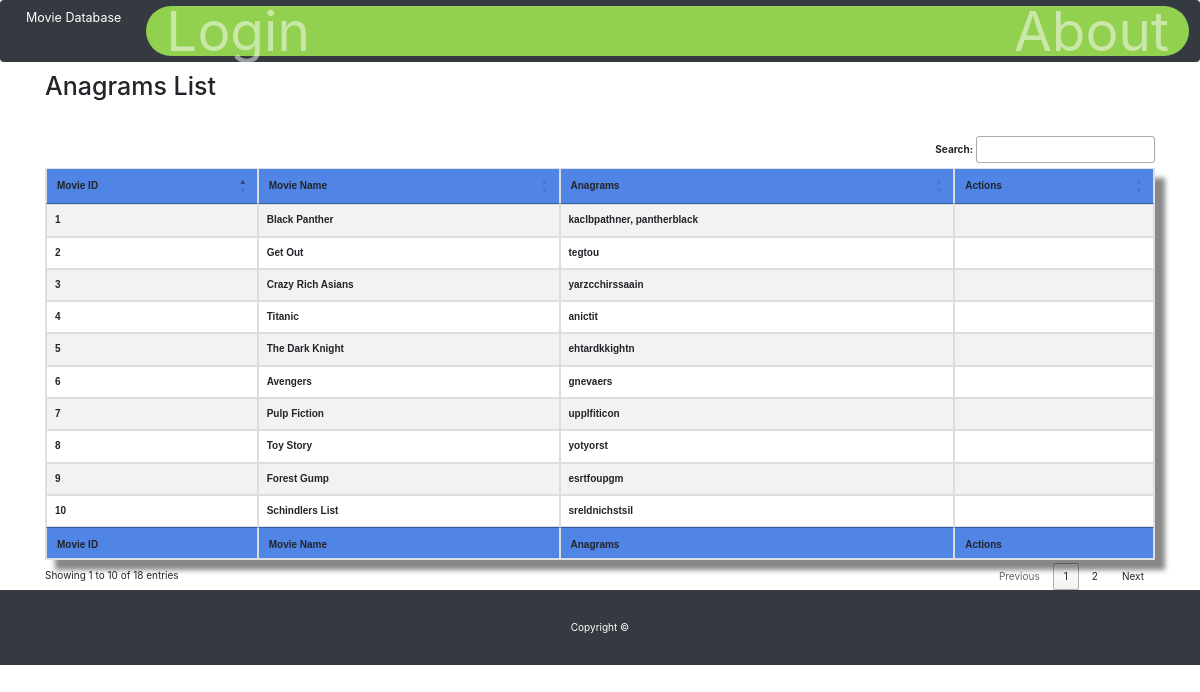
Page /movie_anagram_list.php on the committed database.
### tables this page shows
CREATE TABLE `publisher` (
  `publisher_name` varchar(42) NOT NULL,
  `logo` varchar(10) NOT NULL
);

CREATE TABLE `movie_table` (
  `movie_id` int(11) NOT NULL,
  `movie_name` mediumtext NOT NULL,
  `year_made` int(4) NOT NULL,
  `language` mediumtext NOT NULL,
  `lead_actor` mediumtext NOT NULL,
  `lead_actress` mediumtext NOT NULL,
  `director` mediumtext NOT NULL,
  `music_director` mediumtext NOT NULL,
  `other_cast` mediumtext,
  `status` mediumtext NOT NULL,
  `image` varchar(45) NOT NULL
);

CREATE TABLE `movies_anagram` (
  `anagram_id` int(11) NOT NULL,
  `movie_id` int(11) NOT NULL,
  `anagram` varchar(255) NOT NULL
);

### movie_anagram_list.php (the view, shortened to what this page needs)
<!DOCTYPE html>
<html>
<head>
    <link rel="stylesheet" href="styles/main_style.css" type="text/css">
    <link rel="stylesheet" href="https://maxcdn.bootstrapcdn.com/bootstrap/3.3.7/css/bootstrap.min.css">
    <link rel="stylesheet" href="styles/custom_nav.css" type="text/css">
	 <link rel="stylesheet" href="https://cdn.datatables.net/1.10.19/css/jquery.dataTables.min.css">
    <link href="https://maxcdn.bootstrapcdn.com/bootstrap/3.3.7/css/bootstrap.min.css" rel="stylesheet"/>
    <link href="https://cdnjs.cloudflare.com/ajax/libs/datatables/1.10.12/css/dataTables.bootstrap.min.css" rel="stylesheet"/>
		<link href="css/2bootstrap.min.css" rel="stylesheet">
	<link href="css/2style.css" rel="stylesheet">
</head>
<body class="body_background">
<div id="wrap">
    <div class="container">
	<br>
	<h1 align-center>Anagrams List</h1>
	<br>
	<br>
        <table id="info" cellpadding="10" cellspacing="10" border="10" class="datatable table table-striped table-bordered" width="100%">
            <thead>
            <tr>
				<th>Movie ID</th>
                <th>Movie Name</th>
				<th>Anagrams</th>
                <th>Actions</th>
            </tr>
            </thead>
            <tbody>
            <?php
            require 'db_configuration2.php';
			include 'header.php';
	$query = "SELECT movie_table.movie_id, movie_name
				FROM movies_anagram,movie_table
				Group By movie_table.movie_id " ;
	$stmt = $db->prepare($query);
	$stmt->execute();
	$stmt->store_result();
	$stmt->bind_result($puzzleId, $puzzleWord);
		while($stmt->fetch()) {
					echo "<tr>\n";
						echo "<form action='add_movie_anagram.php' method='post'>\n";
						echo "\t<td>".$puzzleId."<input type='hidden' id='$puzzleId' name='puzzleId' value='".$puzzleId."' size='0';'/></a></td>\n";
						echo "\t<td>".$puzzleWord."</a><input type='hidden' id='$puzzleId' name='puzzleWord' value='".$puzzleWord."' size='0';'/></td>\n";
						echo "\t<td>";
						$anagramList = $db->query(" SELECT anagram
													FROM movies_anagram
													Where movie_id= (SELECT movie_id
																	 FROM movie_table
																	 WHERE movie_name ='".$puzzleWord."') ");
	$help=0;
    while ($row = $anagramList->fetch_assoc()) {
			if($help>0){
		echo ", ";
					   }
        printf ($row["anagram"]);
		$help++;
     											}
	echo "\t<td>";
						echo "\t</form>";
				echo "</tr>\n";
			}
            ?>
            </tbody>
            <tfoot>
            <tr>
                <th>Movie ID</th>
                <th>Movie Name</th>
				<th>Anagrams</th>
                <th>Actions</th>
            </tr>
            </tfoot>
        </table>
    </div>
</div>
      <footer class="py-5 bg-dark">
         <div class="container">
            <p class="m-0 text-center text-white">Copyright &copy; </p>
         </div>
      </footer>
</body>
</html>

### header.php (shortened to what this page needs)
<?php
   $query = "SELECT *
             FROM publisher";
             $GLOBALS['publisher'] = mysqli_query($db, $query);
   ?>
<!DOCTYPE html>
<html lang="en">
   <head>
      <?php $pub_row = $publisher->fetch_assoc();?>
	<link href="vendor/bootstrap/css/bootstrap.min.css" rel="stylesheet">
      <link href="css/publishersdb.css" rel="stylesheet">
   </head>
   <body onload="displayAdminFields('admin1')">
      <nav class="navbar navbar-expand-lg navbar-dark bg-dark fixed-top">
         <a class="navbar-brand" href="index.php">
         <?php
              echo $pub_row["publisher_name"];
            ?>
         </a>
         <div class="collapse navbar-collapse" id="navbarSupportedContent">
            <ul class="navbar-nav mr-auto">
               <li class="nav-item">
                  <?php
                     if (isset($_SESSION['type'])){
                     echo '<a class="nav-link" href="logout.php">Logout</a>';
                     }
                     else{
                       echo '<a class="nav-link" href="loginForm.php">Login</a>';
                     }
                     ?>
               </li>
            </ul>
            <ul class="navbar-nav mr-right">
               <li class="nav-item">
                  <a class="nav-link" href="#">About</a>
               </li>
            </ul>
         </div>
      </nav>

### css/main_style.css (style rules this page uses)
html, body { width: 100%; }

### css/custom_nav.css (style rules this page uses)
body { font-family: Times New Roman, Times, serif; }
.navbar { display: block; padding-left: 8px; height: auto; border-style: none; font-size: 55px; }
.navbar-collapse { border-radius: 25px; background-color: #92d050; }
li a:link { color: black; text-decoration: none; }
.navbar-nav { display: block; float: right; }

### css/2style.css (style rules this page uses)
table { font-family: arial, sans-serif; border-collapse: collapse; width: 100%; font-weight: bold; box-shadow: 10px 10px 5px #888888; }
td, th { border: 1px solid #dddddd; text-align: left; padding: 8px; }
th { background-color:#5084e5; }
tr:nth-child(even) { background-color: #dddddd; }
a { color: #171a1d; }

### css/publishersdb.css (style rules this page uses)
body { padding-top: 54px; }
@media (min-width: 992px) { body { padding-top: 56px; } }

### rows in the picture
publisher: publisher_name "Movie Database"
movie_table: movie_id "1", movie_name "Black Panther"
movies_anagram: value "kaclbpathner"
movies_anagram: value "pantherblack"
movie_table: movie_id "2", movie_name "Get Out"
movies_anagram: value "tegtou"
movie_table: movie_id "3", movie_name "Crazy Rich Asians"
movies_anagram: value "yarzcchirssaain"
movie_table: movie_id "4", movie_name "Titanic"
movies_anagram: value "anictit"
movie_table: movie_id "5", movie_name "The Dark Knight"
movies_anagram: value "ehtardkkightn"
movie_table: movie_id "6", movie_name "Avengers"
movies_anagram: value "gnevaers"
movie_table: movie_id "7", movie_name "Pulp Fiction"
movies_anagram: value "upplfiticon"
movie_table: movie_id "8", movie_name "Toy Story"
movies_anagram: value "yotyorst"
movie_table: movie_id "9", movie_name "Forest Gump"
movies_anagram: value "esrtfoupgm"
movie_table: movie_id "10", movie_name "Schindlers List"
movies_anagram: value "sreldnichstsil"
